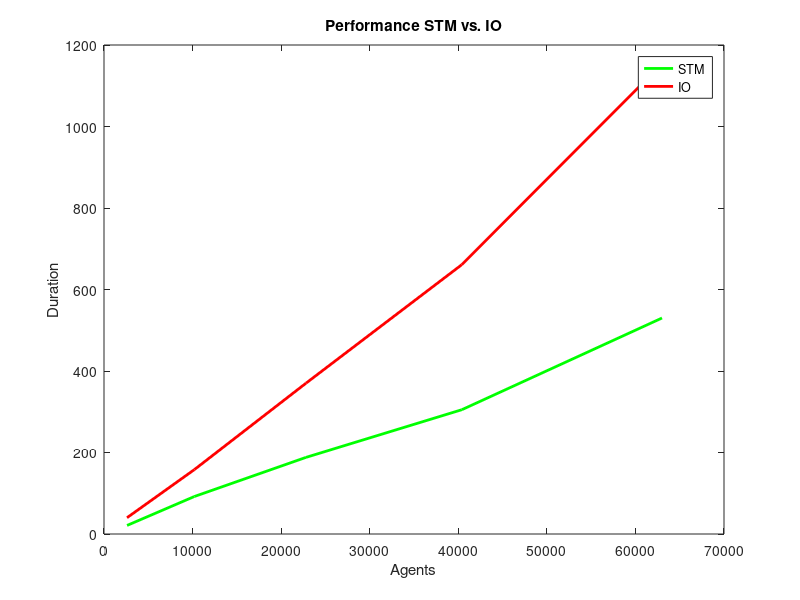

Reproduce this figure in MATLAB.
x = [2601, 10201, 22801, 40401, 63001];
ystm = [21, 92, 188, 305, 530];
y_io = [40, 158, 370, 661, 1154];

figure;
stmplot = plot(x, ystm);
hold on
ioplot = plot(x, y_io);

set (stmplot, 'linewidth', 2);
set (ioplot, 'linewidth', 2);

set (stmplot, 'color', [0 1 0]);
set (ioplot, 'color', [1 0 0]);

xlabel('Agents');
ylabel('Duration');
legend('STM', 'IO');
title('Performance STM vs. IO');
